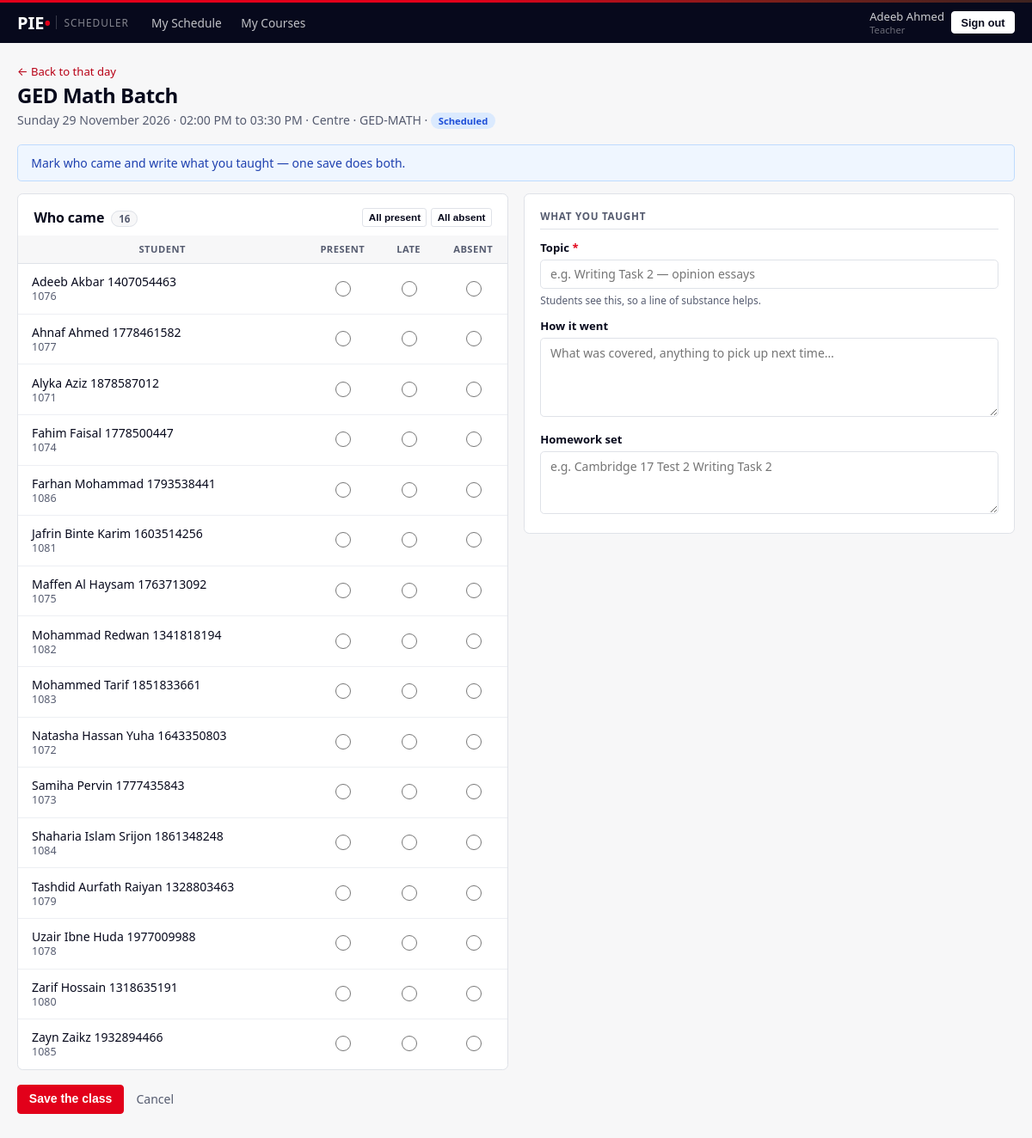
The app's page /teacher/class/165 (signed in) with its own data.
### models.py (models this page shows, shortened)
class User(UserMixin, db.Model):
    __tablename__ = "user"
    id           = db.Column(db.Integer, primary_key=True)
    username     = db.Column(db.String(64), unique=True, nullable=False, index=True)
    password_hash= db.Column(db.String(255), nullable=False)
    full_name    = db.Column(db.String(120), nullable=False)
    role         = db.Column(db.String(16), nullable=False, index=True)
    status       = db.Column(db.String(16), default="ACTIVE", nullable=False, index=True)
    phone        = db.Column(db.String(32))
    email        = db.Column(db.String(120))
    branch       = db.Column(db.String(32), index=True)
    subjects     = db.Column(db.String(255))          # teachers only
    max_daily_hours = db.Column(db.Float, default=8.0)# teachers only
    days_off     = db.Column(db.String(32))           # teachers: "0,3" = Mon,Thu
    work_hours   = db.Column(db.String(255))          # "0=10:00-20:00;1=14:00-20:00"
    initial_password = db.Column(db.String(64))
    created_at   = db.Column(db.DateTime, default=datetime.utcnow)
    @property
    def is_active(self):
        return self.status == "ACTIVE"
    @property
    def is_admin(self):
        return self.role == "ADMIN"
    @property
    def is_teacher(self):
        return self.role == "TEACHER"
    @property
    def is_viewer(self):
        return self.role == "STUDENT_VIEWER"

class ClassSchedule(db.Model):
    __tablename__ = "class_schedule"
    id           = db.Column(db.Integer, primary_key=True)
    date         = db.Column(db.Date, nullable=False, index=True)
    start_time   = db.Column(db.Time, nullable=False)
    end_time     = db.Column(db.Time, nullable=False)
    duration_mins= db.Column(db.Integer, nullable=False)
    task         = db.Column(db.String(200))
    class_type   = db.Column(db.String(20), nullable=False, default="1-on-1")
    venue        = db.Column(db.String(80), default="Centre")
    room         = db.Column(db.String(100))          # typed per date by admin
    teacher_id   = db.Column(db.Integer, db.ForeignKey("user.id"), nullable=False, index=True)
    course_id    = db.Column(db.Integer, db.ForeignKey("course.id"), nullable=True)
    student_id   = db.Column(db.Integer, db.ForeignKey("user.id"), nullable=True, index=True)
    status       = db.Column(db.String(30), default="Scheduled", index=True)
    notes        = db.Column(db.Text)
    group_id     = db.Column(db.Integer, db.ForeignKey("class_group.id"), index=True)
    slot_id      = db.Column(db.Integer, db.ForeignKey("class_slot.id"))
    created_by   = db.Column(db.Integer, db.ForeignKey("user.id"))
    created_at   = db.Column(db.DateTime, default=datetime.utcnow)
    teacher = db.relationship("User", foreign_keys=[teacher_id],
                              backref=db.backref("teacher_schedules", cascade="all, delete-orphan"))
    student = db.relationship("User", foreign_keys=[student_id],
                              backref=db.backref("student_schedules", lazy="dynamic"))
    course  = db.relationship("Course", backref=db.backref("schedules", cascade="all, delete-orphan"))
    att_records = db.relationship("ScheduleAttendance", backref="schedule",
                                  cascade="all, delete-orphan")
    @property
    def start_str(self):
        return self.start_time.strftime("%I:%M %p")
    @property
    def end_str(self):
        return self.end_time.strftime("%I:%M %p")

class Course(db.Model):
    __tablename__ = "course"
    id           = db.Column(db.Integer, primary_key=True)
    course_code  = db.Column(db.String(32), unique=True, nullable=False)
    course_name  = db.Column(db.String(160), nullable=False)
    description  = db.Column(db.Text)          # what the course is, in prose
    mnemonic       = db.Column(db.String(40))    # e.g. 03 IFY MDH
    awarding_body  = db.Column(db.String(120))   # e.g. INTO Qualifications
    level          = db.Column(db.String(80))    # e.g. RQF Level 3
    credits        = db.Column(db.Integer)
    learning_hours = db.Column(db.Integer)
    assessment     = db.Column(db.Text)          # one line per component
    outcomes       = db.Column(db.Text)          # one line per outcome
    branch       = db.Column(db.String(32))
    is_archived  = db.Column(db.Boolean, default=False, nullable=False)
    created_at   = db.Column(db.DateTime, default=datetime.utcnow)

### views_teacher.py (the view, shortened to what this page needs)
@bp.route("/teacher/class/<int:cid>", methods=["GET", "POST"])
@login_required
@teacher_only
def class_record(cid):
    cls = db.session.get(ClassSchedule, cid)
    if not cls:
        abort(404)
    if not current_user.is_admin and cls.teacher_id != current_user.id:
        abort(403)
    if cls.group:
        students = [m.student for m in cls.group.members if m.student]
    elif cls.student:
        students = [cls.student]
    elif cls.course_id:
        students = _my_students(cls.course_id)
    else:
        students = []
    students.sort(key=lambda s: s.full_name)
    existing = {a.student_id: a for a in
                ScheduleAttendance.query.filter_by(schedule_id=cid).all()}
    log = (LessonLog.query.filter_by(course_id=cls.course_id,
                                     class_date=cls.date).first()
           if cls.course_id else None)
    return render_template("teacher/class_record.html",
                           cls=cls, students=students,
                           existing=existing, log=log)

### helpers.py (called while the page is built, shortened)
def role_required(*roles):
    def decorator(f):
        @wraps(f)
        def inner(*args, **kwargs):
            if not current_user.is_authenticated:
                return redirect(url_for("login"))
            if current_user.role not in roles:
                abort(403)
            return f(*args, **kwargs)
        return inner
    return decorator

def read_only_guard():
    if not current_user.is_authenticated:
        return None
    if current_user.role != "STUDENT_VIEWER":
        return None

### templates/teacher/class_record.html (shortened to what this page needs)
{% extends "base.html" %}
{% import "partials/macros.html" as m %}
{% block content %}
<div class="page-head">
  <div>
    <p class="ph-back"><a href="{{ url_for('teacher.my_schedule', view='day',
       date=cls.date.isoformat()) }}">&larr; Back to that day</a></p>
    <h1 class="page-title">{{ cls.task or 'Class' }}</h1>
    <p class="page-sub">
      {{ cls.date.strftime('%A %d %B %Y') }} &middot;
      {{ cls.start_str }} to {{ cls.end_str }} &middot;
      {{ cls.venue }}
      {% if cls.course %} &middot; {{ cls.course.course_code }}{% endif %}
      &middot; {{ m.pill_sched(cls.status) }}
    </p>
  </div>
</div>
<div class="alert alert-info">
  <div>Mark who came and write what you taught — one save does both.</div>
</div>
<form method="post" class="warn-unsaved">
<div class="rec-split">
  <div class="panel p-0">
    <div class="panel-head" style="padding:1rem 1.15rem .6rem">
      <h2 class="panel-title" style="margin:0">
        Who came <span class="count-pill">{{ students|length }}</span></h2>
      {% if students %}
      <div style="display:flex;gap:.3rem">
        <button type="button" class="btn btn-xs btn-outline" data-all="Present">All present</button>
        <button type="button" class="btn btn-xs btn-outline" data-all="Absent">All absent</button>
      </div>
      {% endif %}
    </div>
    {% if students %}
    <div class="table-responsive">
      <table class="list-table register">
        <thead><tr><th>Student</th>
          <th style="text-align:center;width:80px">Present</th>
          <th style="text-align:center;width:70px">Late</th>
          <th style="text-align:center;width:80px">Absent</th></tr></thead>
        <tbody>
        {% for s in students %}
          {% set cur = existing.get(s.id) %}
          <tr>
            <td><div class="td-name">{{ s.full_name }}</div>
                <div class="sub mono">{{ s.username }}</div></td>
            {% for st in ['Present','Late','Absent'] %}
            <td style="text-align:center">
              <input type="radio" name="status_{{ s.id }}" value="{{ st }}"
                     class="att-radio"
                     {{ 'checked' if cur and cur.status == st }}
                     style="width:18px;height:18px;cursor:pointer">
            </td>
            {% endfor %}
          </tr>
        {% endfor %}
        </tbody>
      </table>
    </div>
    {% endif %}
  </div>
  <div class="panel">
    <h3 class="form-section-title">What you taught</h3>
    <div style="margin-bottom:.85rem">
      <label class="form-label">Topic <span class="req">*</span></label>
      <input class="form-control" name="topic_taught"
             value="{{ log.topic_taught if log else '' }}"
             placeholder="e.g. Writing Task 2 — opinion essays"
             {{ 'disabled' if not cls.course_id }}>
      <div class="form-hint">Students see this, so a line of substance helps.</div>
    </div>
    <div style="margin-bottom:.85rem">
      <label class="form-label">How it went</label>
      <textarea class="form-control" name="summary_notes" rows="4"
        placeholder="What was covered, anything to pick up next time…"
        {{ 'disabled' if not cls.course_id }}>{{ log.summary_notes if log else '' }}</textarea>
    </div>
    <div>
      <label class="form-label">Homework set</label>
      <textarea class="form-control" name="homework" rows="3"
        placeholder="e.g. Cambridge 17 Test 2 Writing Task 2"
        {{ 'disabled' if not cls.course_id }}>{{ log.homework if log else '' }}</textarea>
    </div>
  </div>
</div>
<div style="display:flex;gap:.5rem;margin-top:1.1rem">
  <button class="btn btn-primary">Save the class</button>
  <a class="btn btn-link" href="{{ url_for('teacher.my_schedule', view='day',
     date=cls.date.isoformat()) }}">Cancel</a>
</div>
</form>
{% endblock %}

### templates/base.html (shortened to what this page needs)
<!DOCTYPE html>
<html lang="en">
<head>
<link rel="stylesheet" href="{{ url_for('static', filename='css/style.css') }}">
</head>
<body>
{% if current_user.is_authenticated %}
<header class="app-bar">
  <div class="bar-inner">
    <a class="wordmark" href="{{ url_for('dashboard') }}">
      PIE<span class="wm-pie"> &bull;</span>
      <span class="wm-app">Scheduler</span>
    </a>
    <nav class="main-nav">
      {% if current_user.is_admin %}
        <a class="nav-link {{ 'active' if request.endpoint == 'admin.overview' }}"
           href="{{ url_for('admin.overview') }}">Dashboard</a>
        <div class="nav-drop">
          <button type="button" class="nav-link nav-drop-btn
            {{ 'active' if request.endpoint and ('student' in request.endpoint
               or 'teacher' in request.endpoint or 'batch' in request.endpoint) }}">
            People <span class="caret">&#9662;</span>
          </button>
          <div class="nav-menu">
            <a href="{{ url_for('admin.students') }}">Students</a>
            <a href="{{ url_for('admin.teachers') }}">Teachers</a>
            <a href="{{ url_for('admin.terms') }}">Terms</a>
            <a href="{{ url_for('admin.activity') }}">Activity</a>
            <a href="{{ url_for('admin.backup') }}">Download backup</a>
          </div>
        </div>
        <div class="nav-drop">
          <button type="button" class="nav-link nav-drop-btn
            {{ 'active' if request.endpoint and ('course' in request.endpoint
               or 'class' in request.endpoint or 'schedule' in request.endpoint
               or request.endpoint == 'admin.calendar') }}">
            Classes <span class="caret">&#9662;</span>
          </button>
          <div class="nav-menu">
            <a href="{{ url_for('admin.daily') }}">Daily routine &amp; rooms</a>
            <a href="{{ url_for('admin.workload') }}">Teacher load &amp; free time</a>
            <a href="{{ url_for('admin.calendar', view='day') }}">Today's timetable</a>
            <a href="{{ url_for('admin.calendar', view='week') }}">Week view</a>
            <a href="{{ url_for('admin.classes') }}">All classes</a>
            <a href="{{ url_for('admin.class_new') }}">Set up a class</a>
            <a href="{{ url_for('admin.courses') }}">Subjects</a>
            <a href="{{ url_for('admin.clashes') }}">Conflicts</a>
            <a href="{{ url_for('admin.data_check') }}">Data check</a>
          </div>
        </div>
        <a class="nav-link {{ 'active' if request.endpoint and 'routines' in request.endpoint }}"
           href="{{ url_for('admin.routines') }}">Routines</a>
        <a class="nav-link {{ 'active' if request.endpoint == 'admin.reports' }}"
           href="{{ url_for('admin.reports') }}">Reports</a>
        <a class="nav-link {{ 'active' if request.endpoint == 'admin.notices' }}"
           href="{{ url_for('admin.notices') }}">Notices</a>
      {% elif current_user.is_viewer %}
        <a class="nav-link {{ 'active' if 'viewer' in (request.endpoint or '') }}"
           href="{{ url_for('viewer.search') }}">Student Records</a>
      {% elif current_user.is_teacher %}
        <a class="nav-link {{ 'active' if request.endpoint == 'teacher.my_schedule' }}"
           href="{{ url_for('teacher.my_schedule') }}">My Schedule</a>
        <a class="nav-link {{ 'active' if request.endpoint in ('teacher.my_courses','teacher.course') }}"
           href="{{ url_for('teacher.my_courses') }}">My Courses</a>
      {% elif current_user.is_student %}
        <a class="nav-link {{ 'active' if request.endpoint == 'student.dashboard' }}"
           href="{{ url_for('student.dashboard') }}">My Learning</a>
      {% endif %}
    </nav>
    <div class="bar-user">
      <span class="who">{{ current_user.full_name }}<em>{{ current_user.role|title }}</em></span>
      <a href="{{ url_for('logout') }}">
        <button class="btn-signout">Sign out</button>
      </a>
    </div>
  </div>
</header>
{% endif %}
<div class="page">
  {% block content %}{% endblock %}
</div>
</body>
</html>

### templates/teacher/class_record.html (style rules this page uses)
.rec-split { display:grid;grid-template-columns:1fr 1fr;gap:1.1rem;align-items:start }

### records on screen
User: full_name "Adeeb Ahmed", role "Teacher"
ClassSchedule: task "GED Math Batch", date "Sunday 29 November 2026", start_str "02:00 PM", end_str "03:30 PM", venue "Centre"
Course: course.course_code "GED-MATH"
User: full_name "Adeeb Akbar 1407054463", username "1076"
User: full_name "Ahnaf Ahmed 1778461582", username "1077"
User: full_name "Alyka Aziz 1878587012", username "1071"
User: full_name "Fahim Faisal 1778500447", username "1074"
User: full_name "Farhan Mohammad 1793538441", username "1086"
User: full_name "Jafrin Binte Karim 1603514256", username "1081"
User: full_name "Maffen Al Haysam 1763713092", username "1075"
User: full_name "Mohammad Redwan 1341818194", username "1082"
User: full_name "Mohammed Tarif 1851833661", username "1083"
User: full_name "Natasha Hassan Yuha 1643350803", username "1072"
User: full_name "Samiha Pervin 1777435843", username "1073"
User: full_name "Shaharia Islam Srijon 1861348248", username "1084"
User: full_name "Tashdid Aurfath Raiyan 1328803463", username "1079"
User: full_name "Uzair Ibne Huda 1977009988", username "1078"
User: full_name "Zarif Hossain 1318635191", username "1080"
User: full_name "Zayn Zaikz 1932894466", username "1085"

### other values on screen
{{ students|length }} "16"
